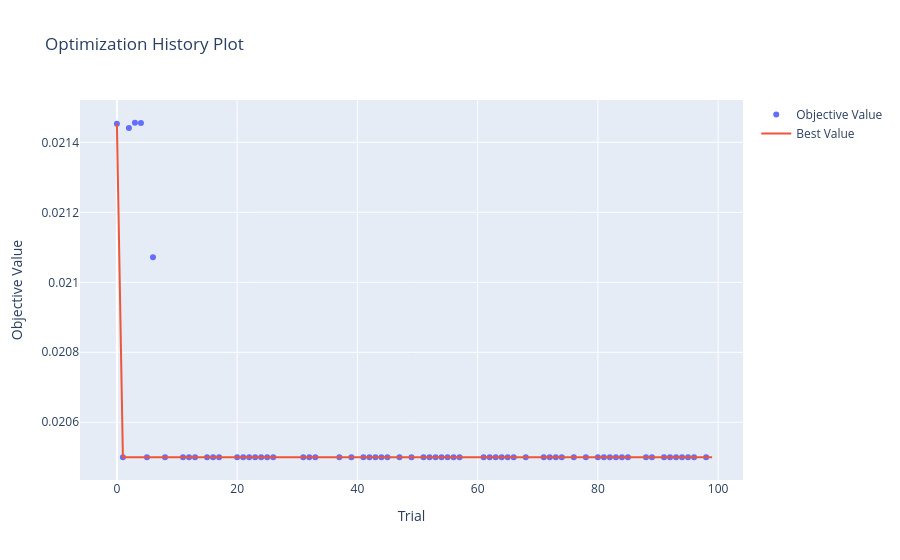
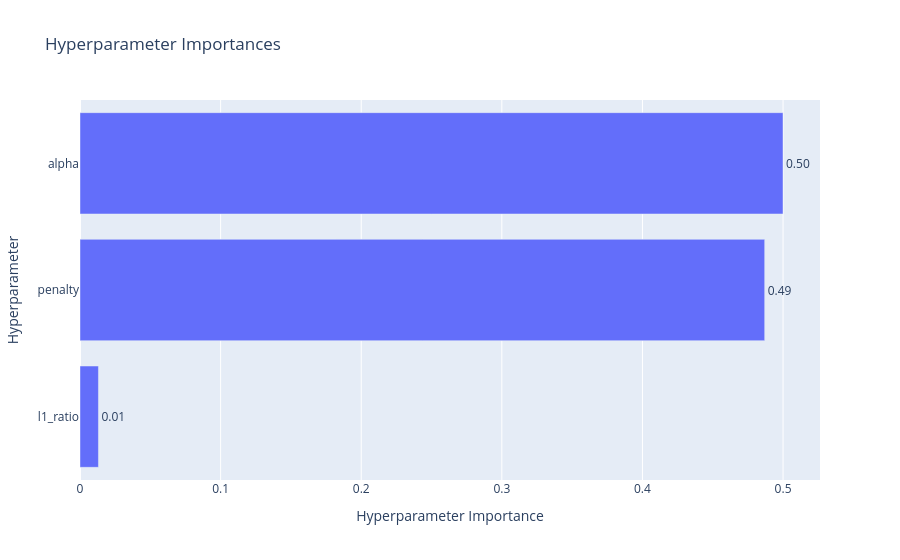

Notebook source saved alongside these figures, in order:
### Code cell
study = results[0]["study"]

fig1 = vis.plot_optimization_history(study)
fig1.show()
fig1.write_image(Path(cfg.data.fig_dir) / f"{MODEL}_optimization_history.png", format="png", scale=2)

fig2 = vis.plot_param_importances(study)
fig2.show()
fig2.write_image(Path(cfg.data.fig_dir) / f"{MODEL}_param_importances.png", format="png", scale=2)

### Figure 1 — Plotly figure (JSON) as saved in the notebook; plotly's stock layout.template omitted (floating-point values rounded to 4 significant figures)
{"data": [{"mode": "markers", "name": "Objective Value", "x": [0, 1, 2, 3, 4, 5, 6, 8, 11, 12, 13, 15, 16, 17, 20, 21, 22, 23, 24, 25, 26, 31, 32, 33, 37, 39, 41, 42, 43, 44, 45, 47, 49, 51, 52, 53, 54, 55, 56, 57, 61, 62, 63, 64, 65, 66, 68, 71, 72, 73, 74, 76, 78, 80, 81, 82, 83, 84, 85, 88, 89, 91, 92, 93, 94, 95, 96, 98], "y": [0.02145, 0.0205, 0.02144, 0.02146, 0.02146, 0.0205, 0.02107, 0.0205, 0.0205, 0.0205, 0.0205, 0.0205, 0.0205, 0.0205, 0.0205, 0.0205, 0.0205, 0.0205, 0.0205, 0.0205, 0.0205, 0.0205, 0.0205, 0.0205, 0.0205, 0.0205, 0.0205, 0.0205, 0.0205, 0.0205, 0.0205, 0.0205, 0.0205, 0.0205, 0.0205, 0.0205, 0.0205, 0.0205, 0.0205, 0.0205, 0.0205, 0.0205, 0.0205, 0.0205, 0.0205, 0.0205, 0.0205, 0.0205, 0.0205, 0.0205, 0.0205, 0.0205, 0.0205, 0.0205, 0.0205, 0.0205, 0.0205, 0.0205, 0.0205, 0.0205, 0.0205, 0.0205, 0.0205, 0.0205, 0.0205, 0.0205, 0.0205, 0.0205], "type": "scatter"}, {"mode": "lines", "name": "Best Value", "x": [0, 1, 2, 3, 4, 5, 6, 7, 8, 9, 10, 11, 12, 13, 14, 15, 16, 17, 18, 19, 20, 21, 22, 23, 24, 25, 26, 27, 28, 29, 30, 31, 32, 33, 34, 35, 36, 37, 38, 39, 40, 41, 42, 43, 44, 45, 46, 47, 48, 49, 50, 51, 52, 53, 54, 55, 56, 57, 58, 59, 60, 61, 62, 63, 64, 65, 66, 67, 68, 69, 70, 71, 72, 73, 74, 75, 76, 77, 78, 79, 80, 81, 82, 83, 84, 85, 86, 87, 88, 89, 90, 91, 92, 93, 94, 95, 96, 97, 98, 99], "y": [0.02145, 0.0205, 0.0205, 0.0205, 0.0205, 0.0205, 0.0205, 0.0205, 0.0205, 0.0205, 0.0205, 0.0205, 0.0205, 0.0205, 0.0205, 0.0205, 0.0205, 0.0205, 0.0205, 0.0205, 0.0205, 0.0205, 0.0205, 0.0205, 0.0205, 0.0205, 0.0205, 0.0205, 0.0205, 0.0205, 0.0205, 0.0205, 0.0205, 0.0205, 0.0205, 0.0205, 0.0205, 0.0205, 0.0205, 0.0205, 0.0205, 0.0205, 0.0205, 0.0205, 0.0205, 0.0205, 0.0205, 0.0205, 0.0205, 0.0205, 0.0205, 0.0205, 0.0205, 0.0205, 0.0205, 0.0205, 0.0205, 0.0205, 0.0205, 0.0205, 0.0205, 0.0205, 0.0205, 0.0205, 0.0205, 0.0205, 0.0205, 0.0205, 0.0205, 0.0205, 0.0205, 0.0205, 0.0205, 0.0205, 0.0205, 0.0205, 0.0205, 0.0205, 0.0205, 0.0205, 0.0205, 0.0205, 0.0205, 0.0205, 0.0205, 0.0205, 0.0205, 0.0205, 0.0205, 0.0205, 0.0205, 0.0205, 0.0205, 0.0205, 0.0205, 0.0205, 0.0205, 0.0205, 0.0205, 0.0205], "type": "scatter"}, {"marker": {"color": "#cccccc"}, "mode": "markers", "name": "Infeasible Trial", "showlegend": false, "x": [], "y": [], "type": "scatter"}], "layout": {"title": {"text": "Optimization History Plot"}, "xaxis": {"title": {"text": "Trial"}}, "yaxis": {"title": {"text": "Objective Value"}}}}

### Figure 2 — Plotly figure (JSON) as saved in the notebook; plotly's stock layout.template omitted (floating-point values rounded to 4 significant figures)
{"data": [{"cliponaxis": false, "hovertemplate": ["l1_ratio (FloatDistribution): 0.013115445984850092<extra></extra>", "penalty (CategoricalDistribution): 0.4869306006707639<extra></extra>", "alpha (CategoricalDistribution): 0.4999539533443861<extra></extra>"], "name": "Objective Value", "orientation": "h", "text": ["0.01", "0.49", "0.50"], "textposition": "outside", "x": [0.01312, 0.4869, 0.5], "y": ["l1_ratio", "penalty", "alpha"], "type": "bar"}], "layout": {"title": {"text": "Hyperparameter Importances"}, "xaxis": {"title": {"text": "Hyperparameter Importance"}}, "yaxis": {"title": {"text": "Hyperparameter"}}}}
